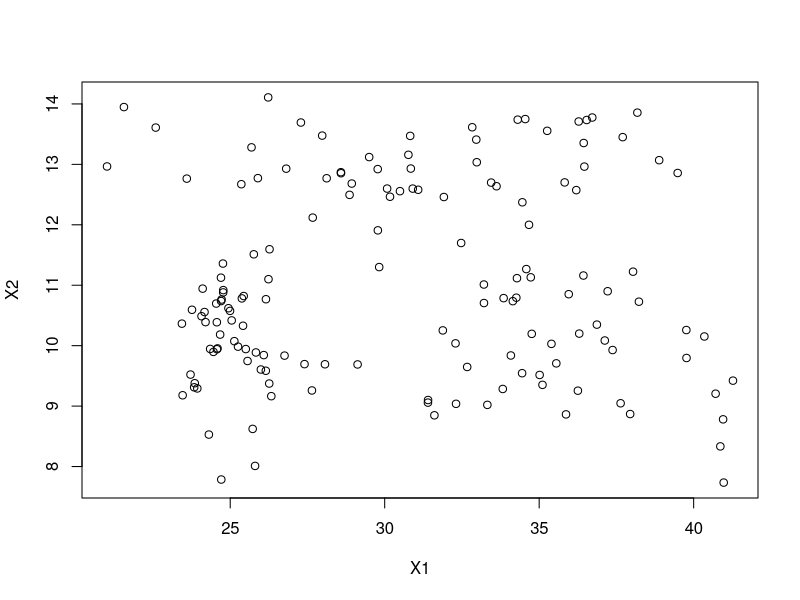
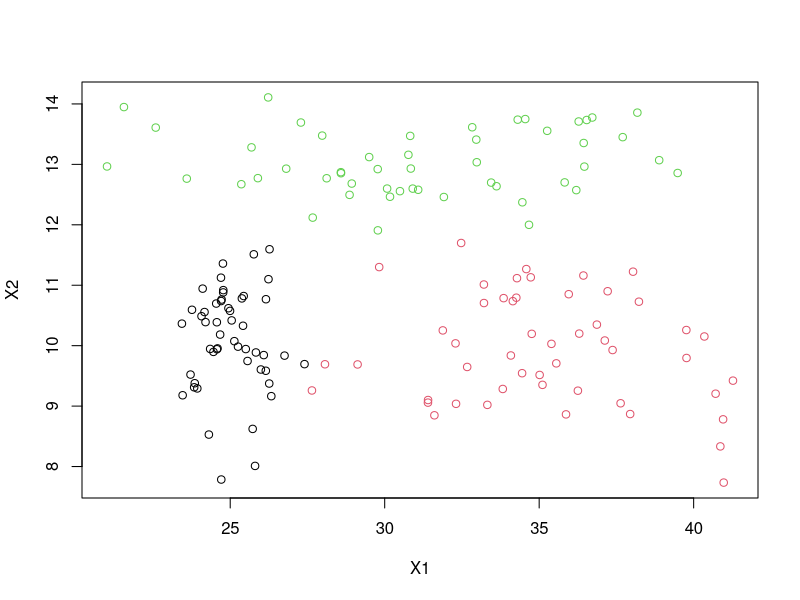
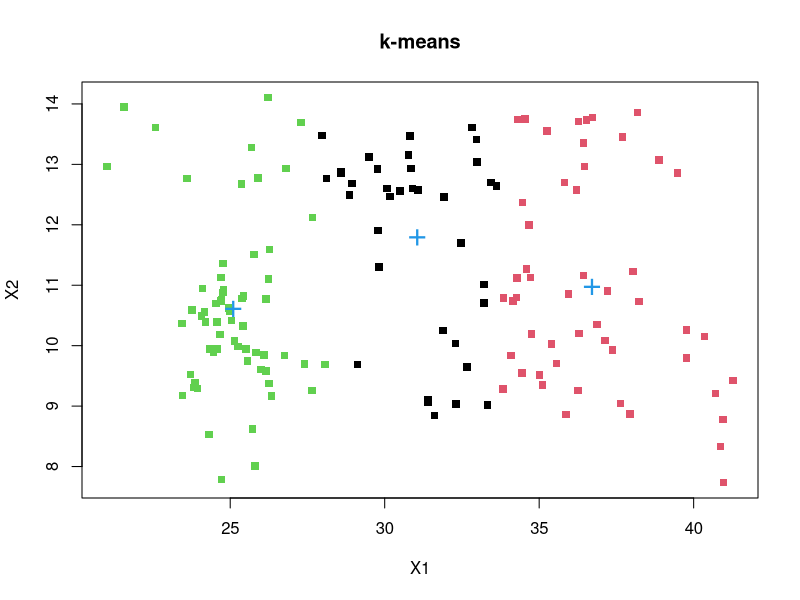

Here is the R script that generated these plots, in order: (Note: this script raises an error after producing the figures.)
### Expectation Maximization - Gaussian Models Mixtures
#importing data
kmdata = read.csv("kmdata.txt", stringsAsFactors = TRUE)
target = kmdata[,3]
kmdata= kmdata[,c(1:2)]
#plotting data
plot(kmdata)
#plotting data by class
plot(kmdata, col = target)

# apply k-Means for 3 clusters to the data and plotting the clusters
model = kmeans(kmdata, centers = 3)
plot(kmdata, col = model$cluster, pch=15, main="k-means")
points(model$centers, col = 4, pch = "+", cex = 2)

# apply Gaussian Mixture Models for 3 clusters to the data and plotting the clusters

model_gmm = mvnormalmixEM(kmdata, k = 3 , epsilon = 0.01)
plot(kmdata, col = max.col(model_gmm$posterior), pch=15, main="gmm")
points(matrix(unlist(model_gmm$mu), byrow = TRUE, ncol = 2), col = 4, pch = "+", cex = 2)
# From the above plots, which model seperate data better?
# answer : Gaussian Mixture Models (GMM)
